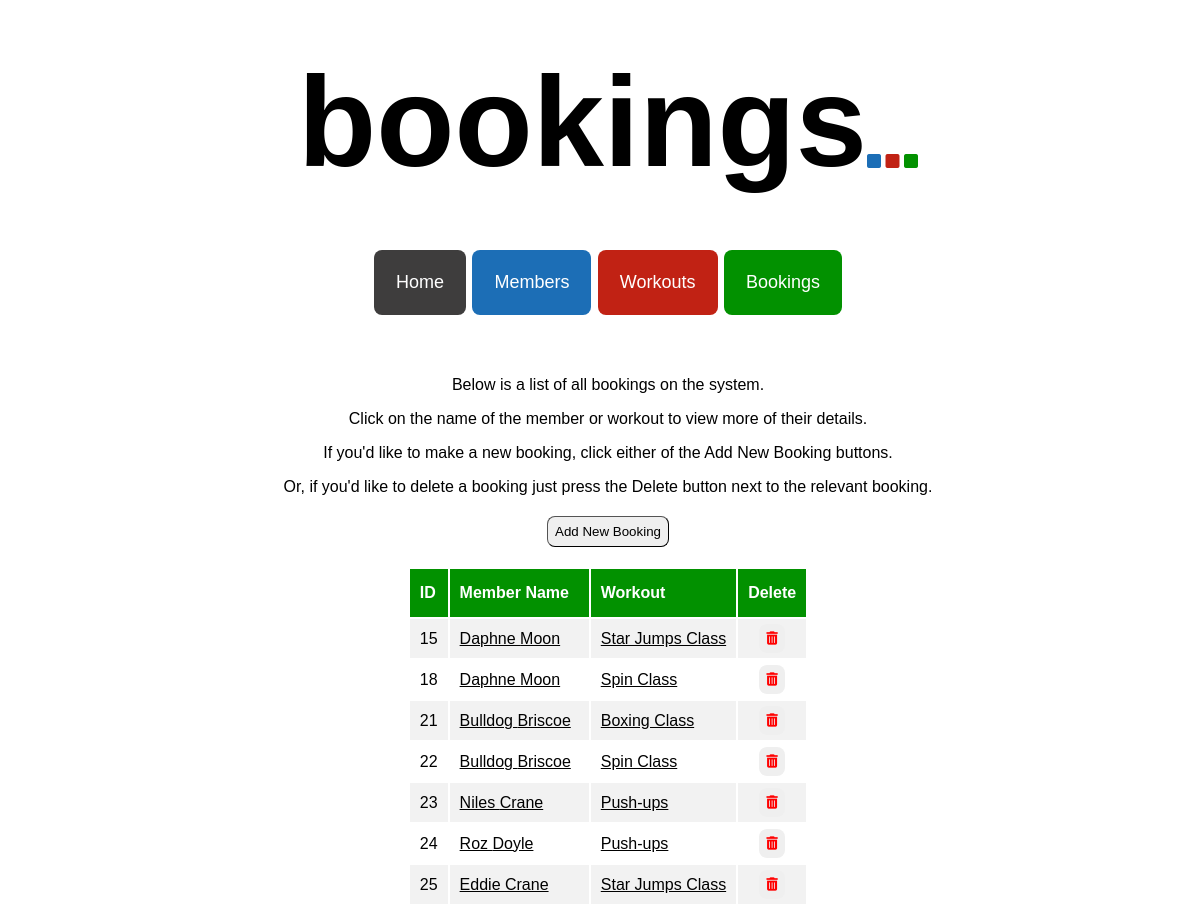
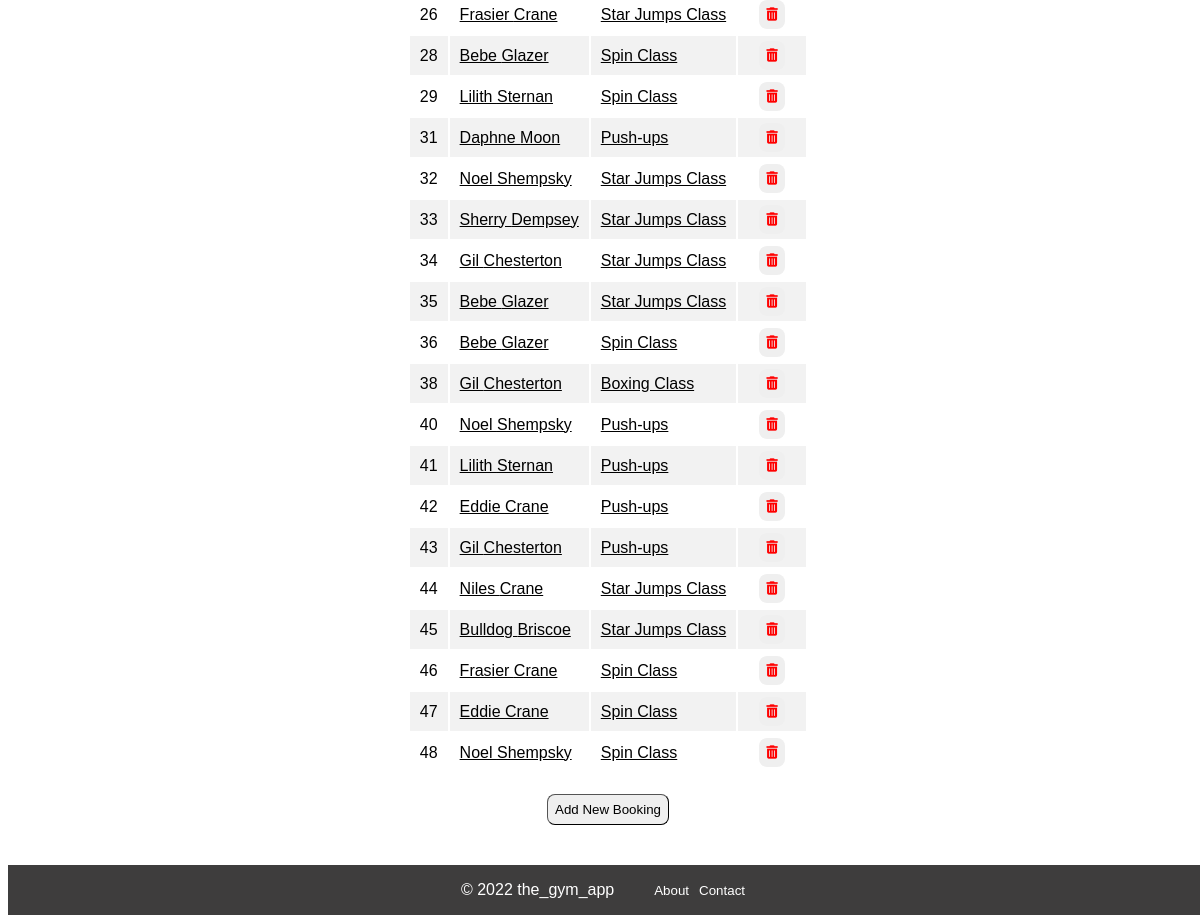
Screenshot of /bookings with the database file from the repository (2 pictures, top to bottom).
### tables this page shows
CREATE TABLE members (
    id INTEGER PRIMARY KEY AUTOINCREMENT,
    first_name VARCHAR,
    last_name VARCHAR,
    dob DATE,
    active BOOLEAN
);

CREATE TABLE workouts (
    id INTEGER PRIMARY KEY AUTOINCREMENT,
    name VARCHAR,
    date DATE,
    description TEXT,
    duration INTEGER,
    capacity INTEGER,
    capacity_filled INTEGER,
    active BOOLEAN
);

### controllers/booking_controller.py (the view)
@bookings_blueprint.route("/bookings")
def bookings():
    route_name = "bookings"
    bookings = booking_repository.select_all()
    return render_template("bookings/index.html", route_name=route_name, bookings=bookings)

### db/run_sql.py (called while the page is built)
def get_db():
    path = os.path.dirname(os.path.abspath(__file__))
    db = os.path.join(path, "gym_db.db")
    conn = sqlite3.connect(db)
    conn.execute("PRAGMA foreign_keys = 1")
    conn.row_factory = sqlite3.Row
    return conn

def run_sql(sql, values = []):
    db = get_db()
    cursor = db.cursor()
    cursor.execute(sql, values)
    results = cursor.fetchall()
    db.commit()
    db.close()
    return results

### repositories/booking_repository.py (called while the page is built)
def select_all():
    bookings = []
    sql = "SELECT * FROM bookings"
    results = run_sql(sql)
    for row in results:
        member = member_repository.select(row['member_id'])
        workout = workout_repository.select(row['workout_id'])
        booking = Booking(member, workout, row['id'])
        bookings.append(booking)
    return bookings

### repositories/member_repository.py (called while the page is built)
def select(id):
    member = None
    sql = "SELECT * FROM members WHERE id = ?"
    values = [id]
    result = run_sql(sql, values)[0]
    if result is not None:
        active = True if result['active'] == 1 else False
        member = Member(result['first_name'], result['last_name'], result['dob'], active, result['id'])
    return member

### repositories/workout_repository.py (called while the page is built)
def select(id):
    workout = None
    sql = "SELECT * FROM workouts where id = ?"
    values = [id]
    result = run_sql(sql, values)[0]
    if result is not None:
        active = True if result['active'] == 1 else False
        workout = Workout(result['name'], result['date'], result['description'], result['duration'], result['capacity'], result['capacity_filled'], active, result['id'])
    return workout

### templates/bookings/index.html
{% extends 'base.html'%}
{% block content %}
<div class="index_page_container">
    <p>Below is a list of all bookings on the system.</p>
    <p>Click on the name of the member or workout to view more of their details.</p>
    <p>If you'd like to make a new booking, click either of the Add New Booking buttons.</p>
    <p>Or, if you'd like to delete a booking just press the Delete button next to the relevant booking.</p>
    <button class="index_page_button" id="index_page_top_button">
        <a class="index_page_link" href="/bookings/create">Add New Booking</a>
    </button>
    <table class="index_table">
        <tr class="index_table_headers" id="index_table_headers_bookings">
            <th>ID</th>
            <th>Member Name</th>
            <th>Workout</th>
            <th>Delete</th>
        </tr>
        {% for booking in bookings %}
        <tr class="index_table_content">
        <td>{{booking.id}}</td>
        <td><a class="index_page_link" id="index_page_link_bookings" href="/members/{{booking.member.id}}">{{booking.member.first_name}} {{booking.member.last_name}}</a></td>
        <td><a class="index_page_link" id="index_page_link_bookings" href="/workouts/{{booking.workout.id}}">{{booking.workout.name}}</a></td>
        <td class="delete_column">
            <form action="/bookings/{{booking.id}}/delete" method="POST">
                <button class="index_page_button" id="bookings_page_delete_button"><i class="fa-solid fa-trash-can" style="color: red"></i></button>
            </form>
        </td>
        {% endfor %}
    </table>
    <button class="index_page_button" id="index_page_bottom_button">
        <a class="index_page_link" href="/bookings/create">Add New Booking</a>
    </button>
</div>
{% endblock %}

### static/style.css (style rules this page uses)
body { height: 100%; width: 100%; font-family: Verdana, Geneva, Tahoma, sans-serif; }

### static/index_pages.css (style rules this page uses)
.index_page_container { display: flex; flex-direction: column; align-items: center; justify-content: center; margin: 40px auto; }
.index_page_container > p { margin-bottom: 0px; }
.index_table { width: auto; text-align: left; }
.index_table_headers { background-color: #1c6eb6; color: white; }
#index_table_headers_bookings { background-color: #029100; }
.index_table_headers > th { padding: 15px 10px; }
.index_table_content > td { padding: 5px 10px; }
.index_table_content:nth-child(even) { background-color: #f2f2f2; }
.delete_column { text-align: center; }
.index_page_button { padding: 7px; border-radius: 8px; border-width: 1px; }
.index_page_link { color: #000000; text-decoration: none; }
#index_page_link_bookings { text-decoration: underline; }
#index_page_top_button { margin-top: 20px; margin-bottom: 20px; }
#index_page_bottom_button { margin-top: 20px; }
#bookings_page_delete_button { border-style: none; }

### rows the page displays
members: member.first_name "Daphne" "Daphne" "Daphne", member.last_name "Moon" "Moon" "Moon"
workouts: workout.name "Star Jumps Class" "Star Jumps Class" "Star Jumps Class" "Star Jumps Class" "Star Jumps Class" "Star Jumps Class" "Star Jumps Class" "Star Jumps Class" "Star Jumps Class"
workouts: workout.name "Spin Class" "Spin Class" "Spin Class" "Spin Class" "Spin Class" "Spin Class" "Spin Class" "Spin Class"
members: member.first_name "Bulldog" "Bulldog" "Bulldog", member.last_name "Briscoe" "Briscoe" "Briscoe"
workouts: workout.name "Boxing Class" "Boxing Class"
members: member.first_name "Niles" "Niles", member.last_name "Crane" "Crane"
workouts: workout.name "Push-ups" "Push-ups" "Push-ups" "Push-ups" "Push-ups" "Push-ups" "Push-ups"
members: member.first_name "Roz", member.last_name "Doyle"
members: member.first_name "Eddie" "Eddie" "Eddie", member.last_name "Crane" "Crane" "Crane"
members: member.first_name "Frasier" "Frasier", member.last_name "Crane" "Crane"
members: member.first_name "Bebe" "Bebe" "Bebe", member.last_name "Glazer" "Glazer" "Glazer"
members: member.first_name "Lilith" "Lilith", member.last_name "Sternan" "Sternan"
members: member.first_name "Noel" "Noel" "Noel", member.last_name "Shempsky" "Shempsky" "Shempsky"
members: member.first_name "Sherry", member.last_name "Dempsey"
members: member.first_name "Gil" "Gil" "Gil", member.last_name "Chesterton" "Chesterton" "Chesterton"

### other values shown
{{ route_name }} "bookings"
{{ booking.id }} "15" "18" "21" "22" "23" "24" "25" "26" "28" "29" "31" "32" "33" "34" "35" "36" "38" "40" "41" "42" "43" "44" "45" "46" "47" "48"
